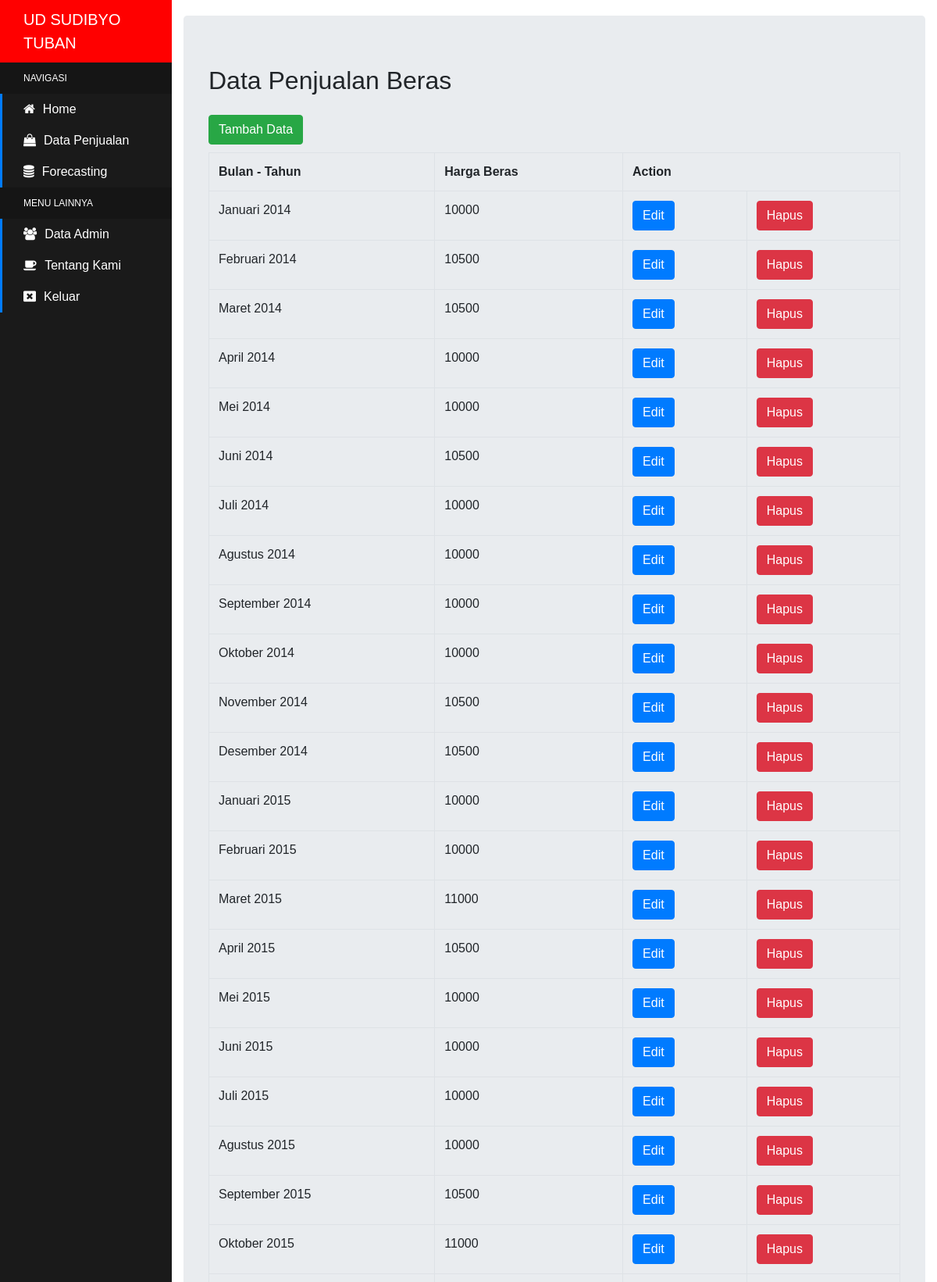
/data.php (signed in, upper part), run on the app's committed database.
### tables this page shows
CREATE TABLE `tb_penjualan` (
  `id` int(11) NOT NULL,
  `bln_thn` varchar(20) NOT NULL,
  `d_aktual` int(11) NOT NULL
);

### data.php (the view, shortened to what this page needs)
<?php
include_once("koneksi.php");
$querytampil = "Select * from tb_penjualan";
?>
<!DOCTYPE html>
<html lang="en" >
<head>
	<link rel='stylesheet' href='https://maxcdn.bootstrapcdn.com/bootstrap/4.5.2/css/bootstrap.min.css'>
  <link rel='stylesheet' href='https://maxcdn.bootstrapcdn.com/font-awesome/4.7.0/css/font-awesome.min.css'>
  <link rel="stylesheet" href="css/style2.css">
</head>
<body>
	<?php
	include_once 'sidebar.php';
	?>
	<div class="content-container">
		<div class="container-fluid">
			<div class="jumbotron">
				<h2 style="margin-bottom: 25px;">Data Penjualan Beras</h2>
				<div style="margin-bottom: 10px;">
					<a class="btn btn-success" href="tambah.php">Tambah Data</a>
				</div>
				<table class="table table-hover table-bordered">
					<tr>
						<th>Bulan - Tahun</th>
						<th>Harga Beras</th>
						<th colspan="2">Action</th>
					</tr>
					<?php
					$resultquery = mysqli_query($koneksi,$querytampil);
					while ($data = mysqli_fetch_assoc($resultquery)) {
						?>
						<tr>
							<?php
							echo "<td>$data[bln_thn]</td>";
							echo "<td>$data[d_aktual]</td>";
							?>
							<td>
								<form action="edit.php" method="post">
									<input class="btn btn-primary" type="submit" name="submit" value="Edit">
								</form>
							</td>
							<td>
								<form action="hapus.php" method="post">
									<input class="btn btn-danger" type="submit" name="submit" value="Hapus">
								</form>
							</td>
						</tr>
						<?php
					}
					?>
				</table>
			</div>
		</div>
	</div>
</body>
</html>

### sidebar.php
<div class="sidebar-container">
	<div class="sidebar-logo">
		UD SUDIBYO TUBAN
	</div>
	<ul class="sidebar-navigation">
		<li class="header">Navigasi</li>
		<li>
			<a href="index.php">
				<i class="fa fa-home" aria-hidden="true"></i>Home
			</a>
		</li>
		<li>
			<a href="data.php">
				<i class="fa fa-shopping-bag" aria-hidden="true"></i>Data Penjualan
			</a>
		</li>
		<li>
			<a href="forecast.php">
				<i class="fa fa-database" aria-hidden="true"></i>Forecasting
			</a>
		</li>
		<li class="header">Menu Lainnya</li>
      <li>
          <a href="data_admin.php">
              <i class="fa fa-users" aria-hidden="true"></i>Data Admin
          </a>
      </li>
		<li>
			<a href="tentang_kami.php">
				<i class="fa fa-coffee" aria-hidden="true"></i>Tentang Kami
			</a>
		</li>
      <li>
          <a href="logout.php">
              <i class="fa fa-window-close" aria-hidden="true"></i>Keluar
          </a>
      </li>
	</ul>
</div>

### css/style2.css (style rules this page uses)
body { font-family: "Poppins", sans-serif; }
.sidebar-container { position: fixed; width: 220px; height: 100%; left: 0; overflow-x: hidden; overflow-y: auto; background: #1a1a1a; color: #fff; }
.content-container { padding-top: 20px; }
.sidebar-logo { padding: 10px 15px 10px 30px; font-size: 20px; background-color: #FF0000; }
.sidebar-navigation { padding: 0; margin: 0; list-style-type: none; position: relative; }
.sidebar-navigation li { background-color: transparent; position: relative; display: inline-block; width: 100%; line-height: 20px; }
.sidebar-navigation li a { padding: 10px 15px 10px 30px; display: block; color: #fff; }
.sidebar-navigation li .fa { margin-right: 10px; }
.sidebar-navigation li::before { background-color: #007bff; position: absolute; content: ''; height: 100%; left: 0; top: 0; -webkit-transition: width 0.2s ease-in; transition: width 0.2s ease-in; width: 3px; z-index: -1; }
.sidebar-navigation .header { font-size: 12px; text-transform: uppercase; background-color: #151515; padding: 10px 15px 10px 30px; }
.sidebar-navigation .header::before { background-color: transparent; }
.content-container { padding-left: 220px; }

### data on the page
tb_penjualan: bln_thn "Januari 2014", d_aktual "10000"
tb_penjualan: bln_thn "Februari 2014", d_aktual "10500"
tb_penjualan: bln_thn "Maret 2014", d_aktual "10500"
tb_penjualan: bln_thn "April 2014", d_aktual "10000"
tb_penjualan: bln_thn "Mei 2014", d_aktual "10000"
tb_penjualan: bln_thn "Juni 2014", d_aktual "10500"
tb_penjualan: bln_thn "Juli 2014", d_aktual "10000"
tb_penjualan: bln_thn "Agustus 2014", d_aktual "10000"
tb_penjualan: bln_thn "September 2014", d_aktual "10000"
tb_penjualan: bln_thn "Oktober 2014", d_aktual "10000"
tb_penjualan: bln_thn "November 2014", d_aktual "10500"
tb_penjualan: bln_thn "Desember 2014", d_aktual "10500"
tb_penjualan: bln_thn "Januari 2015", d_aktual "10000"
tb_penjualan: bln_thn "Februari 2015", d_aktual "10000"
tb_penjualan: bln_thn "Maret 2015", d_aktual "11000"
tb_penjualan: bln_thn "April 2015", d_aktual "10500"
tb_penjualan: bln_thn "Mei 2015", d_aktual "10000"
tb_penjualan: bln_thn "Juni 2015", d_aktual "10000"
tb_penjualan: bln_thn "Juli 2015", d_aktual "10000"
tb_penjualan: bln_thn "Agustus 2015", d_aktual "10000"
tb_penjualan: bln_thn "September 2015", d_aktual "10500"
tb_penjualan: bln_thn "Oktober 2015", d_aktual "11000"
